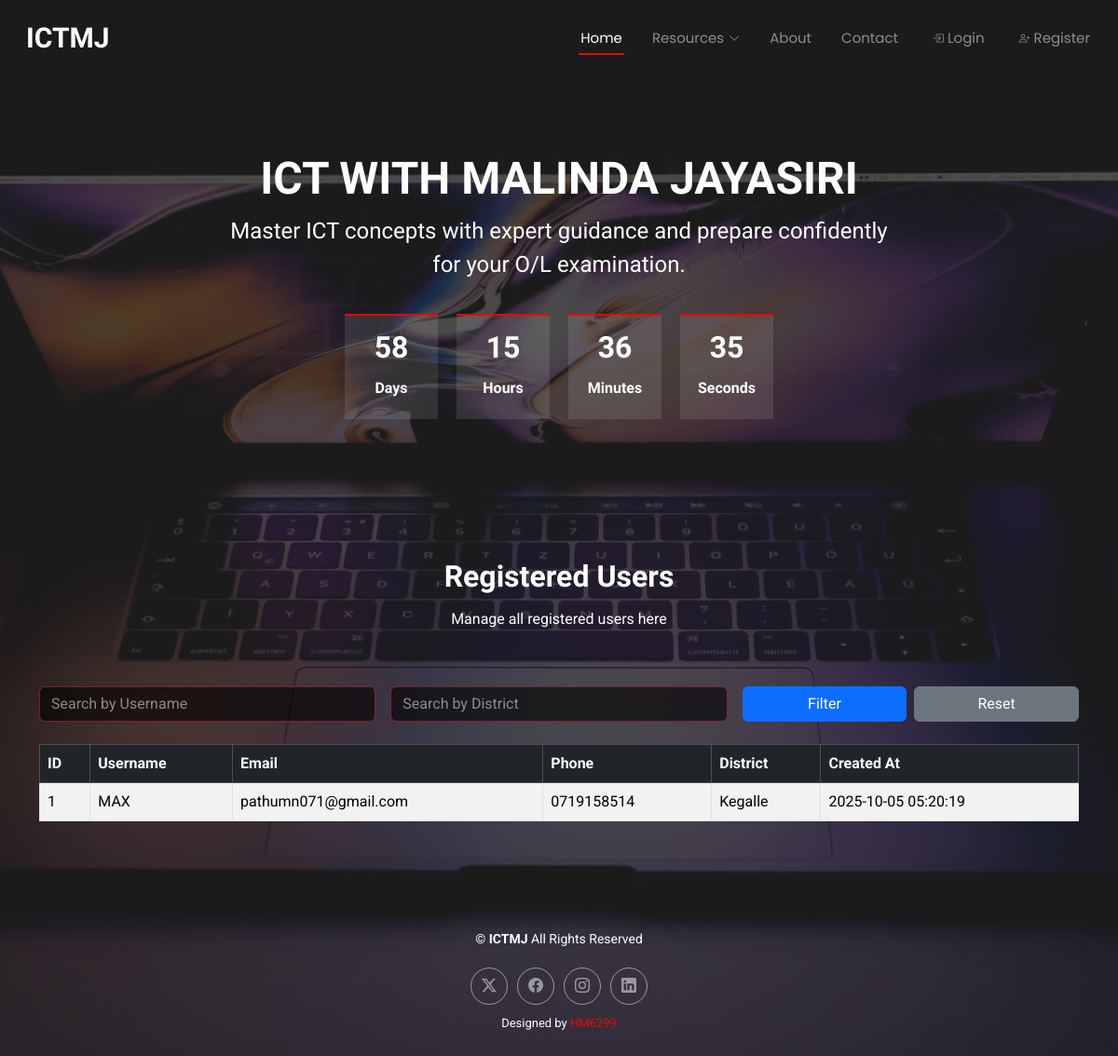
The app's page /admin.php with its own data.
### tables this page shows
CREATE TABLE `users` (
  `id` int(11) NOT NULL,
  `username` varchar(50) NOT NULL,
  `email` varchar(100) NOT NULL,
  `password` varchar(255) NOT NULL,
  `created_at` timestamp NULL DEFAULT current_timestamp(),
  `phone` varchar(15) NOT NULL,
  `district` varchar(50) NOT NULL
);

### admin.php (the view, shortened to what this page needs)
<?php include 'header.php'; ?>
<?php
include 'forms/config.php';
?>
<main class="main">
  <section id="hero" class="hero section transparent-background">
    <div class="container text-center" data-aos="fade-up" data-aos-delay="100">
      <div class="row justify-content-center">
        <div class="col-lg-8">
          <h2>ICT WITH MALINDA JAYASIRI</h2>
          <p>Master ICT concepts with expert guidance and prepare confidently for your O/L examination.</p>
        </div>
        <div class="countdown d-flex justify-content-center" data-count="2025/12/03">
          <div><h3 class="count-days">0</h3><h4>Days</h4></div>
          <div><h3 class="count-hours">0</h3><h4>Hours</h4></div>
          <div><h3 class="count-minutes">0</h3><h4>Minutes</h4></div>
          <div><h3 class="count-seconds">0</h3><h4>Seconds</h4></div>
        </div>
      </div>
    </div>
  </section>
  <section id="users" class="section transparent-background">
    <div class="container" data-aos="fade-up" data-aos-delay="100">
      <div class="section-title">
        <h2>Registered Users</h2>
        <p>Manage all registered users here</p>
      </div>
      <form method="GET" class="mb-4">
        <div class="row g-3">
          <div class="col-md-4">
            <input
              type="text"
              name="username"
              class="form-control"
              placeholder="Search by Username"
              value="<?php echo htmlspecialchars($_GET['username'] ?? '', ENT_QUOTES); ?>">
          </div>
          <div class="col-md-4">
            <input
              type="text"
              name="district"
              class="form-control"
              placeholder="Search by District"
              value="<?php echo htmlspecialchars($_GET['district'] ?? '', ENT_QUOTES); ?>">
          </div>
          <div class="col-md-4 d-flex gap-2">
            <button type="submit" class="btn btn-primary w-100">Filter</button>
            <a href="admin.php" class="btn btn-secondary w-100">Reset</a>
          </div>
        </div>
      </form>
      <div class="table-responsive ">
        <table class="table table-bordered table-striped transparent-background">
          <thead class="table-dark transparent-background">
            <tr>
              <th>ID</th>
              <th>Username</th>
              <th>Email</th>
              <th>Phone</th>
              <th>District</th>
                            <th>Created At</th>
            </tr>
          </thead>
          <tbody>
<?php
$sql = "SELECT id, username, email, password, created_at, phone, district FROM users WHERE 1=1";
$params = [];
try {
    $stmt = $pdo->prepare($sql);
    $stmt->execute($params);
    $users = $stmt->fetchAll(PDO::FETCH_ASSOC);
    if (count($users) > 0) {
        foreach ($users as $row) {
            echo "<tr>";
            echo "<td>{$row['id']}</td>";
            echo "<td>{$row['username']}</td>";
            echo "<td>{$row['email']}</td>";
            echo "<td>{$row['phone']}</td>";
            echo "<td>{$row['district']}</td>";
                        echo "<td>{$row['created_at']}</td>";
            echo "</tr>";
        }
    } else {
        echo "<tr><td colspan='7' class='text-center'>No users found.</td></tr>";
    }
} catch (PDOException $e) {
    echo "<tr><td colspan='7' class='text-danger'>Query error: " . htmlspecialchars($e->getMessage()) . "</td></tr>";
}
?>
          </tbody>
        </table>
      </div>
    </div>
  </section>
</main>
<?php include 'footer.php'; ?>

### assets/css/main.css (style rules this page uses)
:root { --default-font: "Roboto", system-ui, -apple-system, "Segoe UI", Roboto, "Helvetica Neue", Arial, "Noto Sans", "Liberation Sans", sans-serif, "Apple Color Emoji", "Segoe UI Emoji", "Segoe UI Symbol", "Noto Color Emoji"; --heading-font: "Raleway", sans-serif; --nav-font: "Poppins", sans-serif; }
:root { --background-color: #ffffff; --default-color: #ffffff; --heading-color: #ffffff; --accent-color: #ec0606; --surface-color: #ffffff; --contrast-color: #ffffff; }
:root { --nav-color: rgba(255, 255, 255, 0.5); --nav-hover-color: #ffffff; --nav-mobile-background-color: #ffffff; --nav-dropdown-background-color: #ffffff; --nav-dropdown-color: #ffffff; --nav-dropdown-hover-color: #ec0606; }
.transparent-background { --background-color: rgba(255, 255, 255, 0); --surface-color: rgba(255, 255, 255, 0.1); }
:root { scroll-behavior: smooth; }
body { color: var(--default-color); background-color: var(--background-color); font-family: var(--default-font); background: url(../img/bg.jpg) top center no-repeat; background-size: cover; position: relative; }
body::before { content: ""; position: absolute; left: 0; right: 0; top: 0; bottom: 0; background: rgba(34, 34, 34, 0.8); }
a { color: var(--accent-color); text-decoration: none; transition: 0.3s; }
h1, h2, h3, h4, h5, h6 { color: var(--heading-color); font-family: var(--heading-font); }
section, .section { color: var(--default-color); background-color: var(--background-color); padding: 60px 0; scroll-margin-top: 90px; overflow: clip; position: relative; }
.section-title { text-align: center; padding-bottom: 60px; position: relative; }
.section-title h2 { font-size: 32px; font-weight: 700; margin-bottom: 15px; }
.section-title p { margin-bottom: 0; }
.hero { width: 100%; position: relative; padding: 80px 0; display: flex; align-items: center; justify-content: center; }
.hero h2 { margin: 0; font-size: 48px; font-weight: 700; }
.hero p { margin: 10px 0 0 0; font-size: 24px; color: var(--heading-color); }
.hero .countdown { margin-top: 25px; }
.hero .countdown div { text-align: center; border-top: 2px solid var(--accent-color); background-color: var(--surface-color); margin: 10px 10px; width: 100px; padding: 15px 0; }
.hero .countdown div h3 { font-weight: 700; font-size: 32px; margin-bottom: 15px; }
.hero .countdown div h4 { font-size: 16px; font-weight: 600; }
.form-control { background: rgba(0, 0, 0, 0.6); border: 1px solid rgba(220, 53, 69, 0.5); color: #ffffff; }
.form-control::placeholder { color: rgba(255, 255, 255, 0.5); }

### records on screen
users: id "1", username "MAX", email "pathumn071@gmail.com", phone "0719158514", district "Kegalle", created_at "2025-10-05 05:20:19"
